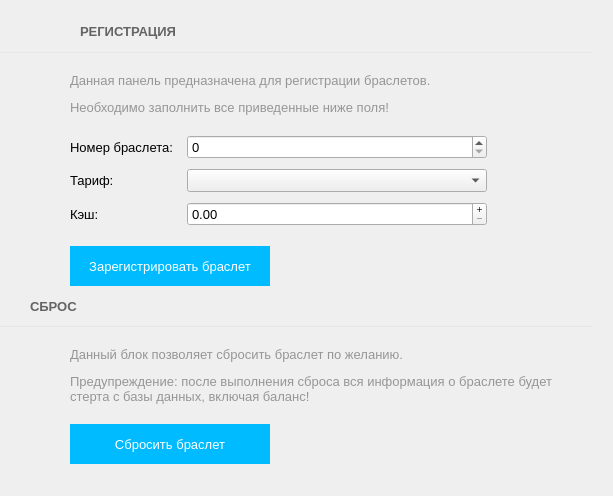
<?xml version="1.0" encoding="UTF-8"?>
<ui version="4.0">
 <class>RegisterForm</class>
 <widget class="QWidget" name="RegisterForm">
  <property name="geometry">
   <rect>
    <x>0</x>
    <y>0</y>
    <width>613</width>
    <height>496</height>
   </rect>
  </property>
  <property name="windowTitle">
   <string>Form</string>
  </property>
  <layout class="QVBoxLayout" name="verticalLayout_3" stretch="0,0,0,0,0,0,1">
   <property name="spacing">
    <number>10</number>
   </property>
   <property name="leftMargin">
    <number>0</number>
   </property>
   <property name="topMargin">
    <number>20</number>
   </property>
   <property name="rightMargin">
    <number>20</number>
   </property>
   <property name="bottomMargin">
    <number>20</number>
   </property>
   <item>
    <layout class="QHBoxLayout" name="horizontalLayout">
     <property name="leftMargin">
      <number>30</number>
     </property>
     <item>
      <widget class="QPushButton" name="pushButton">
       <property name="cursor">
        <cursorShape>PointingHandCursor</cursorShape>
       </property>
       <property name="text">
        <string/>
       </property>
       <property name="icon">
        <iconset resource="clientresources.qrc">
         <normaloff>:/images/mimiGlyphs/mimiGlyphs/png/15.png</normaloff>:/images/mimiGlyphs/mimiGlyphs/png/15.png</iconset>
       </property>
       <property name="flat">
        <bool>true</bool>
       </property>
      </widget>
     </item>
     <item>
      <widget class="QLabel" name="label_4">
       <property name="font">
        <font>
         <pointsize>10</pointsize>
         <weight>75</weight>
         <bold>true</bold>
        </font>
       </property>
       <property name="styleSheet">
        <string notr="true">color: rgb(100, 100, 100);</string>
       </property>
       <property name="text">
        <string>РЕГИСТРАЦИЯ</string>
       </property>
      </widget>
     </item>
     <item>
      <spacer name="horizontalSpacer_2">
       <property name="orientation">
        <enum>Qt::Horizontal</enum>
       </property>
       <property name="sizeHint" stdset="0">
        <size>
         <width>40</width>
         <height>20</height>
        </size>
       </property>
      </spacer>
     </item>
    </layout>
   </item>
   <item>
    <widget class="Line" name="line">
     <property name="minimumSize">
      <size>
       <width>0</width>
       <height>1</height>
      </size>
     </property>
     <property name="maximumSize">
      <size>
       <width>16777215</width>
       <height>1</height>
      </size>
     </property>
     <property name="styleSheet">
      <string notr="true">background-color:rgba(230, 230, 230, 255);
</string>
     </property>
     <property name="lineWidth">
      <number>0</number>
     </property>
     <property name="orientation">
      <enum>Qt::Horizontal</enum>
     </property>
    </widget>
   </item>
   <item>
    <layout class="QHBoxLayout" name="horizontalLayout_2">
     <property name="spacing">
      <number>20</number>
     </property>
     <property name="leftMargin">
      <number>30</number>
     </property>
     <property name="topMargin">
      <number>10</number>
     </property>
     <item>
      <layout class="QVBoxLayout" name="verticalLayout_2">
       <property name="spacing">
        <number>5</number>
       </property>
       <property name="topMargin">
        <number>0</number>
       </property>
       <property name="rightMargin">
        <number>0</number>
       </property>
       <item>
        <widget class="QLabel" name="label_3">
         <property name="minimumSize">
          <size>
           <width>20</width>
           <height>20</height>
          </size>
         </property>
         <property name="maximumSize">
          <size>
           <width>20</width>
           <height>20</height>
          </size>
         </property>
         <property name="font">
          <font>
           <pointsize>12</pointsize>
          </font>
         </property>
         <property name="pixmap">
          <pixmap resource="clientresources.qrc">:/images/mimiGlyphs/mimiGlyphs/png/13.png</pixmap>
         </property>
         <property name="scaledContents">
          <bool>true</bool>
         </property>
        </widget>
       </item>
       <item>
        <spacer name="verticalSpacer">
         <property name="orientation">
          <enum>Qt::Vertical</enum>
         </property>
         <property name="sizeHint" stdset="0">
          <size>
           <width>20</width>
           <height>40</height>
          </size>
         </property>
        </spacer>
       </item>
      </layout>
     </item>
     <item>
      <layout class="QVBoxLayout" name="verticalLayout" stretch="0,0,0">
       <property name="spacing">
        <number>20</number>
       </property>
       <property name="sizeConstraint">
        <enum>QLayout::SetDefaultConstraint</enum>
       </property>
       <item>
        <widget class="QLabel" name="label_5">
         <property name="font">
          <font>
           <pointsize>10</pointsize>
          </font>
         </property>
         <property name="text">
          <string>&lt;html&gt;&lt;head/&gt;&lt;body&gt;&lt;p&gt;&lt;span style=&quot; color:#969696;&quot;&gt;Данная панель предназначена для регистрации браслетов. &lt;/span&gt;&lt;/p&gt;&lt;p&gt;&lt;span style=&quot; color:#969696;&quot;&gt;Необходимо заполнить все приведенные ниже поля!&lt;/span&gt;&lt;/p&gt;&lt;/body&gt;&lt;/html&gt;</string>
         </property>
         <property name="wordWrap">
          <bool>false</bool>
         </property>
        </widget>
       </item>
       <item>
        <layout class="QFormLayout" name="formLayout">
         <property name="sizeConstraint">
          <enum>QLayout::SetDefaultConstraint</enum>
         </property>
         <property name="fieldGrowthPolicy">
          <enum>QFormLayout::AllNonFixedFieldsGrow</enum>
         </property>
         <property name="horizontalSpacing">
          <number>5</number>
         </property>
         <property name="verticalSpacing">
          <number>10</number>
         </property>
         <item row="2" column="0">
          <widget class="QLabel" name="label_28">
           <property name="font">
            <font>
             <pointsize>10</pointsize>
            </font>
           </property>
           <property name="text">
            <string>Кэш: </string>
           </property>
          </widget>
         </item>
         <item row="2" column="1">
          <widget class="QDoubleSpinBox" name="cash_doubleSpinBox">
           <property name="sizePolicy">
            <sizepolicy hsizetype="Minimum" vsizetype="Fixed">
             <horstretch>0</horstretch>
             <verstretch>0</verstretch>
            </sizepolicy>
           </property>
           <property name="maximumSize">
            <size>
             <width>300</width>
             <height>16777215</height>
            </size>
           </property>
           <property name="font">
            <font>
             <pointsize>10</pointsize>
            </font>
           </property>
           <property name="buttonSymbols">
            <enum>QAbstractSpinBox::PlusMinus</enum>
           </property>
           <property name="decimals">
            <number>2</number>
           </property>
           <property name="maximum">
            <double>10000000.000000000000000</double>
           </property>
           <property name="singleStep">
            <double>500.000000000000000</double>
           </property>
          </widget>
         </item>
         <item row="1" column="0">
          <widget class="QLabel" name="label_2">
           <property name="font">
            <font>
             <pointsize>10</pointsize>
            </font>
           </property>
           <property name="text">
            <string>Тариф:                   </string>
           </property>
          </widget>
         </item>
         <item row="1" column="1">
          <widget class="QComboBox" name="tariff_comboBox">
           <property name="sizePolicy">
            <sizepolicy hsizetype="Preferred" vsizetype="Fixed">
             <horstretch>0</horstretch>
             <verstretch>0</verstretch>
            </sizepolicy>
           </property>
           <property name="maximumSize">
            <size>
             <width>300</width>
             <height>16777215</height>
            </size>
           </property>
           <property name="font">
            <font>
             <pointsize>10</pointsize>
            </font>
           </property>
          </widget>
         </item>
         <item row="0" column="0">
          <widget class="QLabel" name="label">
           <property name="font">
            <font>
             <pointsize>10</pointsize>
            </font>
           </property>
           <property name="text">
            <string>Номер браслета:  </string>
           </property>
          </widget>
         </item>
         <item row="0" column="1">
          <widget class="QSpinBox" name="bracer_number_spinBox">
           <property name="sizePolicy">
            <sizepolicy hsizetype="Minimum" vsizetype="Fixed">
             <horstretch>0</horstretch>
             <verstretch>0</verstretch>
            </sizepolicy>
           </property>
           <property name="maximumSize">
            <size>
             <width>300</width>
             <height>16777215</height>
            </size>
           </property>
           <property name="font">
            <font>
             <pointsize>10</pointsize>
            </font>
           </property>
          </widget>
         </item>
        </layout>
       </item>
       <item>
        <layout class="QHBoxLayout" name="horizontalLayout_5">
         <item>
          <widget class="QPushButton" name="proceed_bracer_pushButton">
           <property name="minimumSize">
            <size>
             <width>200</width>
             <height>40</height>
            </size>
           </property>
           <property name="font">
            <font>
             <pointsize>10</pointsize>
            </font>
           </property>
           <property name="styleSheet">
            <string notr="true">QAbstractButton{
color: rgb(255, 255, 255);
border:none;
	background-color: rgb(0, 187, 255);
}
QAbstractButton:hover{
/*background-color: rgb(255, 170, 0);*/
	background-color: rgb(0, 187, 255, 50%);

}</string>
           </property>
           <property name="text">
            <string>Зарегистрировать браслет</string>
           </property>
          </widget>
         </item>
         <item>
          <spacer name="horizontalSpacer">
           <property name="orientation">
            <enum>Qt::Horizontal</enum>
           </property>
           <property name="sizeHint" stdset="0">
            <size>
             <width>40</width>
             <height>20</height>
            </size>
           </property>
          </spacer>
         </item>
        </layout>
       </item>
      </layout>
     </item>
    </layout>
   </item>
   <item>
    <layout class="QHBoxLayout" name="horizontalLayout_3">
     <property name="leftMargin">
      <number>30</number>
     </property>
     <item>
      <widget class="QLabel" name="label_6">
       <property name="font">
        <font>
         <pointsize>10</pointsize>
         <weight>75</weight>
         <bold>true</bold>
        </font>
       </property>
       <property name="styleSheet">
        <string notr="true">color: rgb(100, 100, 100);</string>
       </property>
       <property name="text">
        <string>СБРОС</string>
       </property>
      </widget>
     </item>
     <item>
      <spacer name="horizontalSpacer_3">
       <property name="orientation">
        <enum>Qt::Horizontal</enum>
       </property>
       <property name="sizeHint" stdset="0">
        <size>
         <width>40</width>
         <height>20</height>
        </size>
       </property>
      </spacer>
     </item>
    </layout>
   </item>
   <item>
    <widget class="Line" name="line_2">
     <property name="minimumSize">
      <size>
       <width>0</width>
       <height>1</height>
      </size>
     </property>
     <property name="maximumSize">
      <size>
       <width>16777215</width>
       <height>1</height>
      </size>
     </property>
     <property name="styleSheet">
      <string notr="true">background-color:rgba(230, 230, 230, 255);
</string>
     </property>
     <property name="lineWidth">
      <number>0</number>
     </property>
     <property name="orientation">
      <enum>Qt::Horizontal</enum>
     </property>
    </widget>
   </item>
   <item>
    <layout class="QHBoxLayout" name="horizontalLayout_4">
     <property name="spacing">
      <number>20</number>
     </property>
     <property name="leftMargin">
      <number>30</number>
     </property>
     <property name="topMargin">
      <number>10</number>
     </property>
     <item>
      <layout class="QVBoxLayout" name="verticalLayout_4">
       <property name="spacing">
        <number>5</number>
       </property>
       <property name="topMargin">
        <number>0</number>
       </property>
       <property name="rightMargin">
        <number>0</number>
       </property>
       <item>
        <widget class="QLabel" name="label_7">
         <property name="minimumSize">
          <size>
           <width>20</width>
           <height>20</height>
          </size>
         </property>
         <property name="maximumSize">
          <size>
           <width>20</width>
           <height>20</height>
          </size>
         </property>
         <property name="font">
          <font>
           <pointsize>12</pointsize>
          </font>
         </property>
         <property name="pixmap">
          <pixmap resource="clientresources.qrc">:/images/mimiGlyphs/mimiGlyphs/png/51.png</pixmap>
         </property>
         <property name="scaledContents">
          <bool>true</bool>
         </property>
        </widget>
       </item>
       <item>
        <spacer name="verticalSpacer_2">
         <property name="orientation">
          <enum>Qt::Vertical</enum>
         </property>
         <property name="sizeHint" stdset="0">
          <size>
           <width>20</width>
           <height>40</height>
          </size>
         </property>
        </spacer>
       </item>
      </layout>
     </item>
     <item>
      <layout class="QVBoxLayout" name="verticalLayout_5">
       <property name="spacing">
        <number>20</number>
       </property>
       <item>
        <widget class="QLabel" name="label_8">
         <property name="font">
          <font>
           <pointsize>10</pointsize>
          </font>
         </property>
         <property name="text">
          <string>&lt;html&gt;&lt;head/&gt;&lt;body&gt;&lt;p&gt;&lt;span style=&quot; color:#969696;&quot;&gt;Данный блок позволяет сбросить браслет по желанию. &lt;/span&gt;&lt;/p&gt;&lt;p&gt;&lt;span style=&quot; color:#969696;&quot;&gt;Предупреждение: после выполнения сброса вся информация о браслете будет стерта с базы данных, включая баланс!&lt;/span&gt;&lt;/p&gt;&lt;/body&gt;&lt;/html&gt;</string>
         </property>
         <property name="wordWrap">
          <bool>true</bool>
         </property>
        </widget>
       </item>
       <item>
        <layout class="QHBoxLayout" name="horizontalLayout_6">
         <item>
          <widget class="QPushButton" name="proceed_bracer_pushButton_2">
           <property name="minimumSize">
            <size>
             <width>200</width>
             <height>40</height>
            </size>
           </property>
           <property name="font">
            <font>
             <pointsize>10</pointsize>
            </font>
           </property>
           <property name="styleSheet">
            <string notr="true">QAbstractButton{
color: rgb(255, 255, 255);
border:none;
	background-color: rgb(0, 187, 255);
}
QAbstractButton:hover{
/*background-color: rgb(255, 170, 0);*/
	background-color: rgb(0, 187, 255, 50%);

}</string>
           </property>
           <property name="text">
            <string>Сбросить браслет</string>
           </property>
          </widget>
         </item>
         <item>
          <spacer name="horizontalSpacer_4">
           <property name="orientation">
            <enum>Qt::Horizontal</enum>
           </property>
           <property name="sizeHint" stdset="0">
            <size>
             <width>40</width>
             <height>20</height>
            </size>
           </property>
          </spacer>
         </item>
        </layout>
       </item>
      </layout>
     </item>
    </layout>
   </item>
   <item>
    <spacer name="verticalSpacer_5">
     <property name="orientation">
      <enum>Qt::Vertical</enum>
     </property>
     <property name="sizeHint" stdset="0">
      <size>
       <width>20</width>
       <height>40</height>
      </size>
     </property>
    </spacer>
   </item>
  </layout>
 </widget>
 <resources>
  <include location="clientresources.qrc"/>
 </resources>
 <connections/>
</ui>
